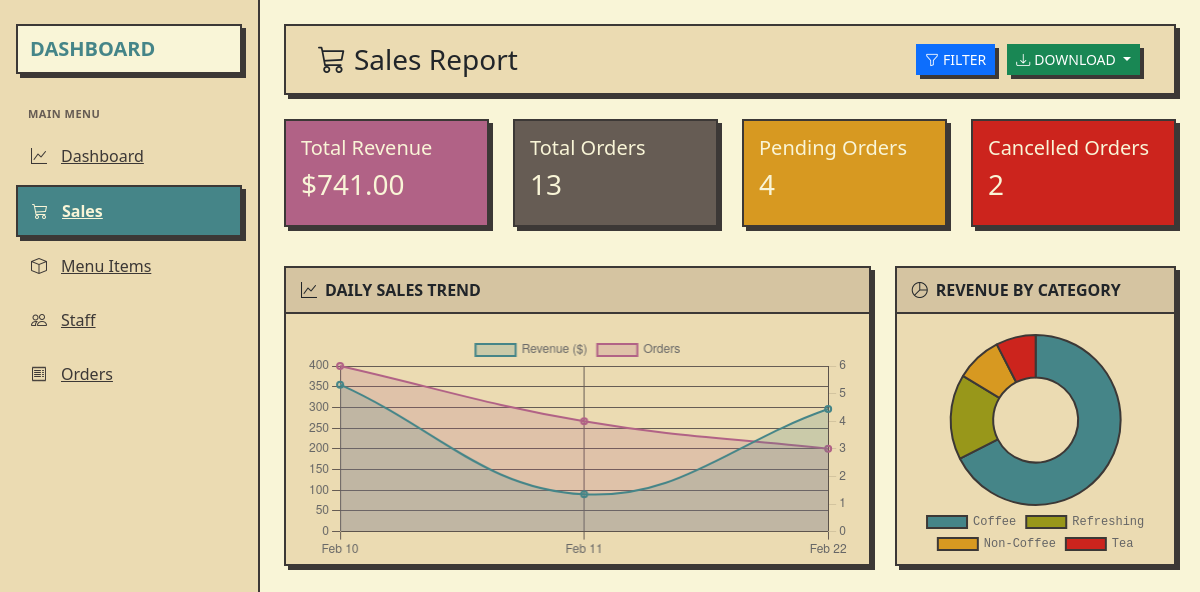
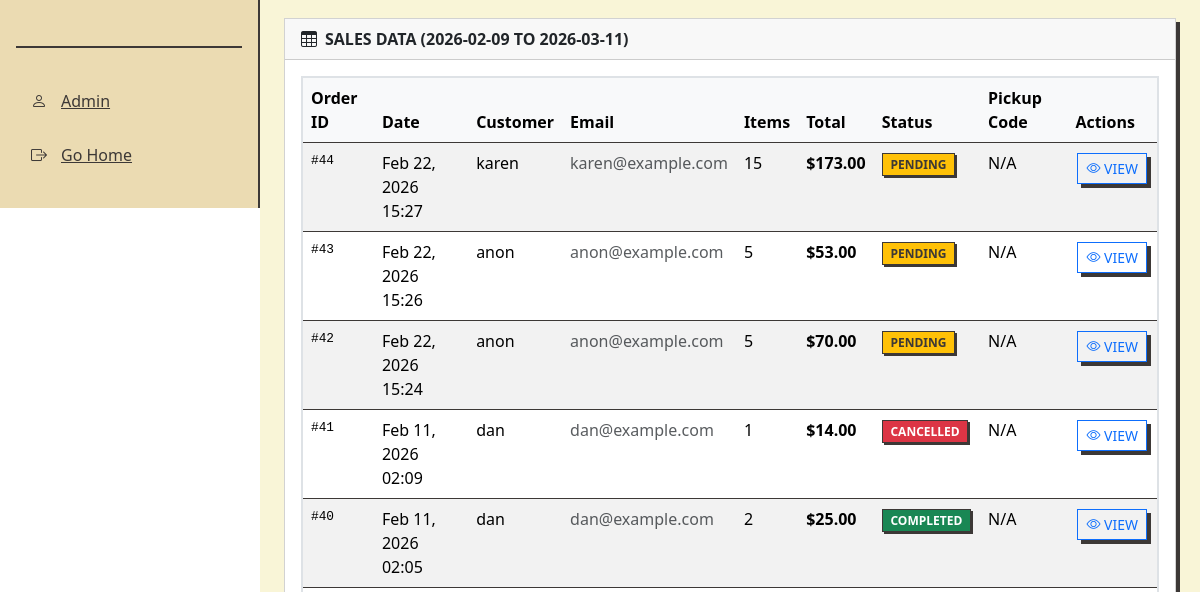
Before: /sales.php (signed in, upper part) with the older database file (2 pictures, top to bottom).
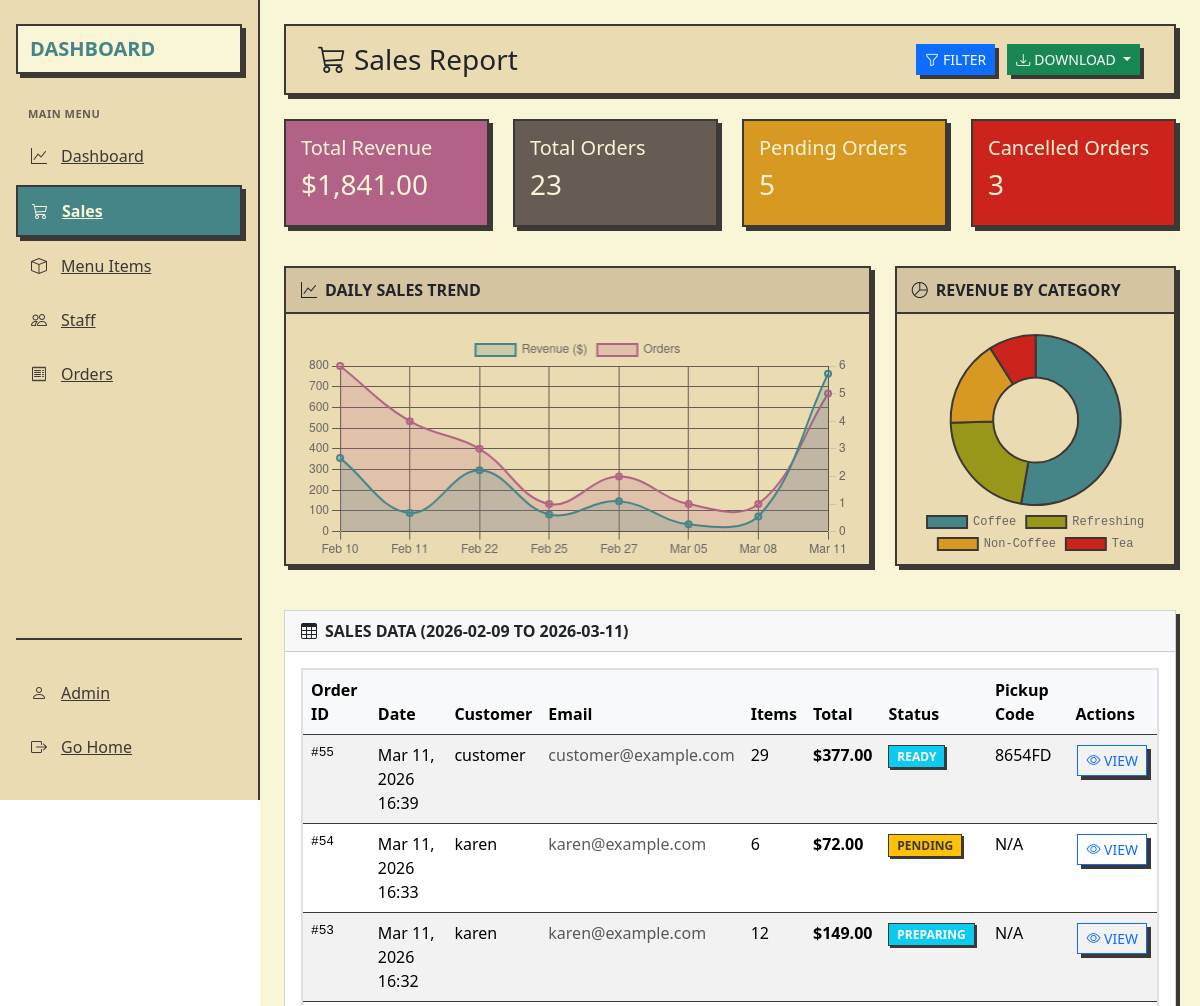
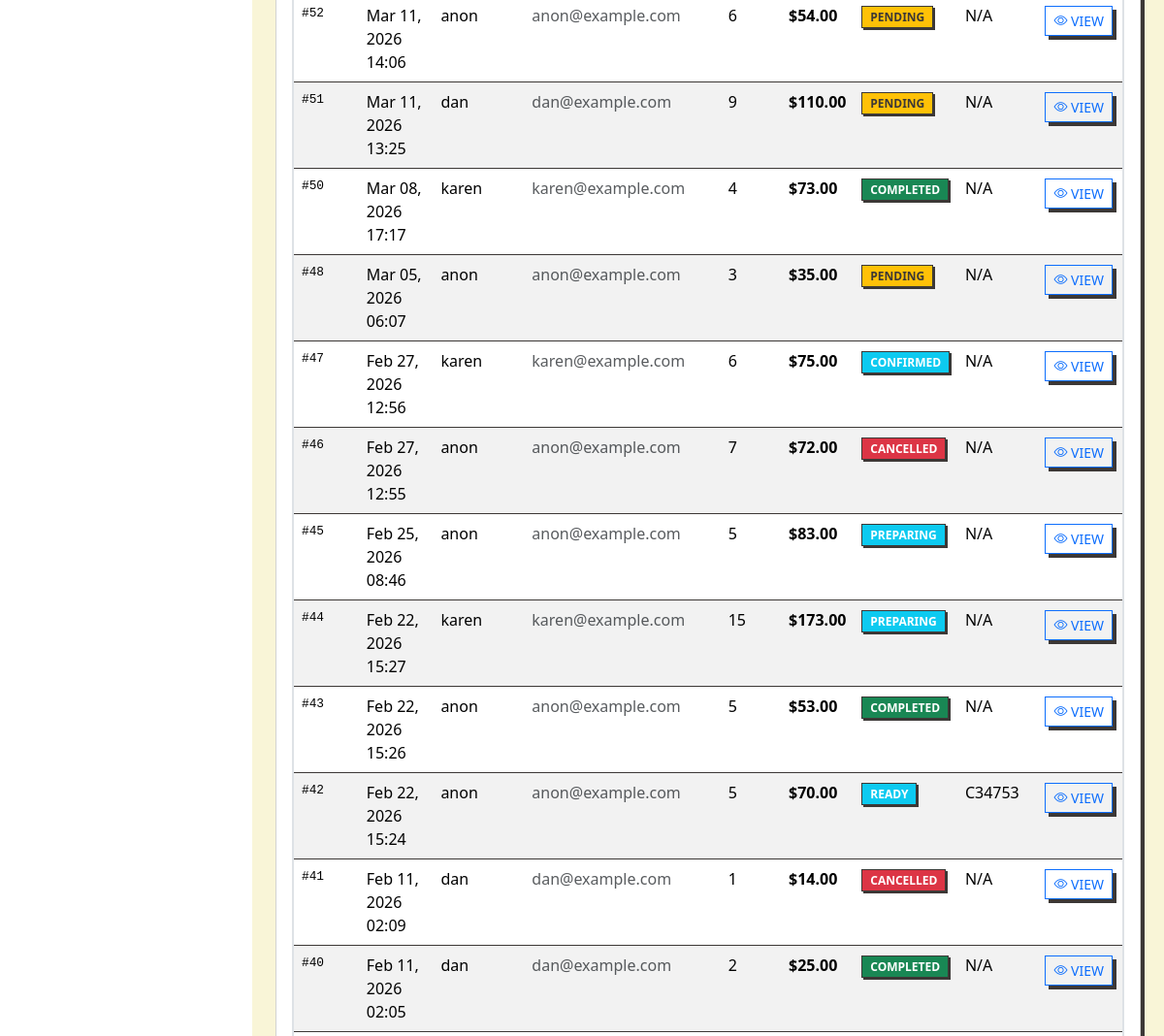
After: the same page with the newer database file (2 pictures, top to bottom).
### tables this page shows
CREATE TABLE `orders` (
  `id` int(11) NOT NULL,
  `user_id` int(11) DEFAULT NULL,
  `total_amount` decimal(10,2) NOT NULL,
  `payment_id` varchar(255) NOT NULL,
  `status` varchar(20) DEFAULT 'pending',
  `created_at` timestamp NOT NULL DEFAULT current_timestamp(),
  `updated_at` timestamp NOT NULL DEFAULT current_timestamp() ON UPDATE current_timestamp(),
  `estimated_ready_time` datetime DEFAULT NULL,
  `notes` text DEFAULT NULL,
  `pickup_code` varchar(10) DEFAULT NULL
);

CREATE TABLE `users` (
  `id` int(11) NOT NULL,
  `username` varchar(50) NOT NULL,
  `email` varchar(100) NOT NULL,
  `password` varchar(255) NOT NULL,
  `role_id` int(11) NOT NULL,
  `email_verified` tinyint(1) DEFAULT 0,
  `verification_token` varchar(64) DEFAULT NULL,
  `token_expires` datetime DEFAULT NULL,
  `profile_picture` varchar(255) DEFAULT 'default-profile.png',
  `is_active` tinyint(1) DEFAULT 1,
  `banned_at` datetime DEFAULT NULL,
  `ban_reason` text DEFAULT NULL
);

### app/sales_functions.php (called while the page is built, shortened)
<?php
function getSalesData($pdo, $start_date, $end_date) {
    $sql = "SELECT
                o.id as order_id,
                o.total_amount,
                o.status,
                o.created_at,
                o.payment_id,
                o.pickup_code,
                o.user_id,
                u.username,
                u.email,
                COUNT(oi.id) as item_count
            FROM orders o
            LEFT JOIN users u ON o.user_id = u.id
            LEFT JOIN order_items oi ON o.id = oi.order_id
            WHERE DATE(o.created_at) BETWEEN :start_date AND :end_date
            GROUP BY o.id
            ORDER BY o.created_at DESC";
    $stmt = $pdo->prepare($sql);
    $stmt->execute([
        ':start_date' => $start_date,
        ':end_date' => $end_date
    ]);
    return $stmt->fetchAll(PDO::FETCH_ASSOC);
}
function getSalesSummary($pdo, $start_date, $end_date) {
    $sql = "SELECT
                COUNT(DISTINCT o.id) as total_orders,
                SUM(o.total_amount) as total_revenue,
                AVG(o.total_amount) as avg_order_value,
                SUM(CASE WHEN o.status = 'completed' THEN 1 ELSE 0 END) as completed_orders,
                SUM(CASE WHEN o.status = 'pending' THEN 1 ELSE 0 END) as pending_orders,
                SUM(CASE WHEN o.status = 'cancelled' THEN 1 ELSE 0 END) as cancelled_orders
            FROM orders o
            WHERE DATE(o.created_at) BETWEEN :start_date AND :end_date";
    $stmt = $pdo->prepare($sql);
    $stmt->execute([
        ':start_date' => $start_date,
        ':end_date' => $end_date
    ]);
    return $stmt->fetch(PDO::FETCH_ASSOC);
}
?>

### sales.php (the view, shortened to what the changed rows need)
<?php
require 'app/db.php';
require 'app/sales_functions.php';
$default_dates = getDefaultDateRange();
$start_date = isset($_GET['start_date']) ? $_GET['start_date'] : $default_dates['start_date'];
$end_date = isset($_GET['end_date']) ? $_GET['end_date'] : $default_dates['end_date'];
$sales_data = getSalesData($pdo, $start_date, $end_date);
$sales_summary = getSalesSummary($pdo, $start_date, $end_date);
?>
<!DOCTYPE html>
<html lang="en">
<head>
    <link rel="stylesheet" href="assets/css/dashboard.css">
    <link href="assets/vendor/bootstrap/css/bootstrap.min.css" rel="stylesheet">
    <link href="assets/vendor/bootstrap-icons/bootstrap-icons.css" rel="stylesheet">
    <link href="assets/vendor/aos/aos.css" rel="stylesheet">
</head>
<body>
    <div class="app-container">
        <div class="main-content">
            <div class="col-md-13 col-lg-12 p-4">
                <div class="top-bar d-flex justify-content-between align-items-center mb-4">
                    <h1 class="h3 mb-0">
                        <i class="bi bi-cart3 me-2"></i>Sales Report
                    </h1>
                </div>
                <div class="row mb-4">
                    <div class="col-md-3 col-sm-6">
                        <div class="stat-card total">
                            <h5 class="mb-2">Total Revenue</h5>
                            <h3>$<?php echo number_format($sales_summary['total_revenue'] ?? 0, 2); ?></h3>
                        </div>
                    </div>
                    <div class="col-md-3 col-sm-6">
                        <div class="stat-card completed">
                            <h5 class="mb-2">Total Orders</h5>
                            <h3><?php echo $sales_summary['total_orders'] ?? 0; ?></h3>
                        </div>
                    </div>
                    <div class="col-md-3 col-sm-6">
                        <div class="stat-card pending">
                            <h5 class="mb-2">Pending Orders</h5>
                            <h3><?php echo $sales_summary['pending_orders'] ?? 0; ?></h3>
                        </div>
                    </div>
                    <div class="col-md-3 col-sm-6">
                        <div class="stat-card cancelled">
                            <h5 class="mb-2">Cancelled Orders</h5>
                            <h3><?php echo $sales_summary['cancelled_orders'] ?? 0; ?></h3>
                        </div>
                    </div>
                </div>
                <div class="row mb-4">
                    <div class="col-md-8">
                        <div class="chart-container">
                            <div class="chart-header">
                                <i class="bi bi-graph-up me-2"></i>Daily Sales Trend
                            </div>
                            <canvas id="salesChart"></canvas>
                        </div>
                    </div>
                    <div class="col-md-4">
                        <div class="chart-container">
                            <div class="chart-header">
                                <i class="bi bi-pie-chart me-2"></i>Revenue by Category
                            </div>
                            <canvas id="categoryChart"></canvas>
                        </div>
                    </div>
                </div>
                <div class="card">
                    <div class="card-body">
                        <div class="table-responsive">
                            <table class="table table-hover table-striped">
                                <thead class="table-light">
                                    <tr>
                                        <th>Order ID</th>
                                        <th>Date</th>
                                        <th>Customer</th>
                                        <th>Email</th>
                                        <th>Items</th>
                                        <th>Total</th>
                                        <th>Status</th>
                                        <th>Pickup Code</th>
                                        <th class="table-actions">Actions</th>
                                    </tr>
                                </thead>
                                <tbody>
                                    <?php if (count($sales_data) > 0): ?>
                                        <?php foreach ($sales_data as $sale): ?>
                                        <tr class="<?php echo $sale['status'] == 'cancelled' ? 'banned-row' : ''; ?>">
                                            <td class="order-number">#<?php echo $sale['order_id']; ?></td>
                                            <td><?php echo date('M d, Y H:i', strtotime($sale['created_at'])); ?></td>
                                            <td><?php echo htmlspecialchars($sale['username'] ?? 'Guest'); ?></td>
                                            <td class="text-muted"><?php echo htmlspecialchars($sale['email'] ?? 'N/A'); ?></td>
                                            <td><?php echo $sale['item_count']; ?></td>
                                            <td class="fw-bold">$<?php echo number_format($sale['total_amount'], 2); ?></td>
                                            <td>
                                                <span class="badge <?php
                                                    echo $sale['status'] == 'completed' ? 'bg-success' :
                                                        ($sale['status'] == 'pending' ? 'bg-warning' :
                                                        ($sale['status'] == 'cancelled' ? 'bg-danger' : 'bg-info'));
                                                ?>">
                                                    <?php echo ucfirst($sale['status']); ?>
                                                </span>
                                            </td>
                                            <td><?php echo $sale['pickup_code'] ?? 'N/A'; ?></td>
                                            <td class="table-actions">
                                                <button class="btn btn-outline-primary btn-sm view-order-btn" data-order-id="<?php echo $sale['order_id']; ?>" type="button">
                                                    <i class="bi bi-eye"></i> View
                                                </button>
                                            </td>
                                        </tr>
                                        <?php endforeach; ?>
                                    <?php else: ?>
                                        <tr>
                                            <td colspan="9" class="text-center text-muted">No sales data found for the selected period.</td>
                                        </tr>
                                    <?php endif; ?>
                                </tbody>
                            </table>
                        </div>
                    </div>
                </div>
            </div>
        </div>
    </div>
</body>
</html>

Changed rows visible on the page:
added orders: id "55", created_at "Mar 11, 2026 16:39", user.username "customer", user.email "customer@example.com", item_count "29", total_amount "377.00", status "READY", pickup_code "8654FD"
added orders: id "54", created_at "Mar 11, 2026 16:33", user.username "karen", user.email "karen@example.com", item_count "6", total_amount "72.00", status "PENDING", pickup_code "N/A"
added orders: id "53", created_at "Mar 11, 2026 16:32", user.username "karen", user.email "karen@example.com", item_count "12", total_amount "149.00", status "PREPARING", pickup_code "N/A"
added orders: id "52", created_at "Mar 11, 2026 14:06", user.username "anon", user.email "anon@example.com", item_count "6", total_amount "54.00", status "PENDING", pickup_code "N/A"
added orders: id "51", created_at "Mar 11, 2026 13:25", user.username "dan", user.email "dan@example.com", item_count "9", total_amount "110.00", status "PENDING", pickup_code "N/A"
added orders: id "50", created_at "Mar 08, 2026 17:17", user.username "karen", user.email "karen@example.com", item_count "4", total_amount "73.00", status "COMPLETED", pickup_code "N/A"
added orders: id "48", created_at "Mar 05, 2026 06:07", user.username "anon", user.email "anon@example.com", item_count "3", total_amount "35.00", status "PENDING", pickup_code "N/A"
added orders: id "47", created_at "Feb 27, 2026 12:56", user.username "karen", user.email "karen@example.com", item_count "6", total_amount "75.00", status "CONFIRMED", pickup_code "N/A"
added orders: id "46", created_at "Feb 27, 2026 12:55", user.username "anon", user.email "anon@example.com", item_count "7", total_amount "72.00", status "CANCELLED", pickup_code "N/A"
added orders: id "45", created_at "Feb 25, 2026 08:46", user.username "anon", user.email "anon@example.com", item_count "5", total_amount "83.00", status "PREPARING", pickup_code "N/A"
changed orders "Feb 22, 2026 15:27": status "PENDING" → "PREPARING"
changed orders "Feb 22, 2026 15:26": status "PENDING" → "COMPLETED"
changed orders "Feb 22, 2026 15:24": status "PENDING" → "READY"; pickup_code "N/A" → "C34753"
Other visible differences:
$sales_summary['total_revenue']: "741.00" → "1,841.00"
$sales_summary['total_orders']: "13" → "23"
$sales_summary['pending_orders']: "4" → "5"
$sales_summary['cancelled_orders']: "2" → "3"
chart data {{ json_encode($chart_prep['revenue']) }}: [355,90,296] → [355,90,296,83,147,35,73,762]
chart data {{ json_encode($chart_prep['orders']) }}: [6,4,3] → [6,4,3,1,2,1,1,5]
chart data {{ json_encode($category_prep['revenue']) }}: [500,120,65,56] → [971,400,305,165]
